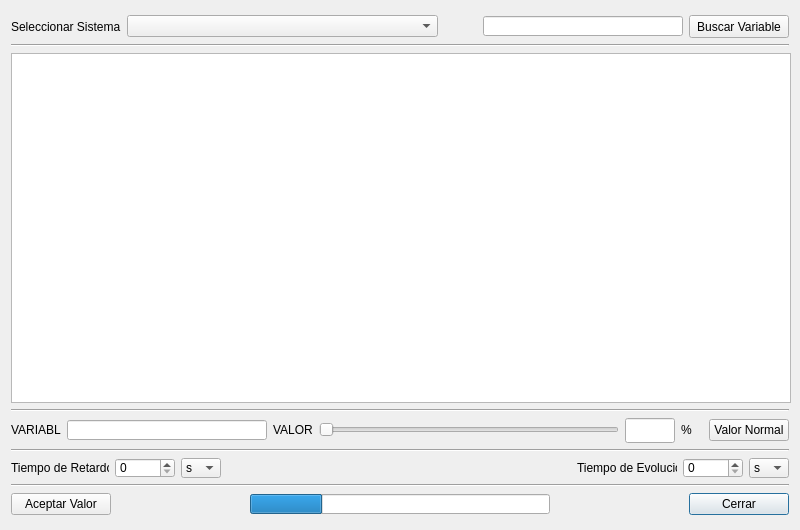
<?xml version="1.0" encoding="UTF-8"?>
<ui version="4.0">
 <class>ParametrosInternos</class>
 <widget class="QDialog" name="ParametrosInternos">
  <property name="geometry">
   <rect>
    <x>0</x>
    <y>0</y>
    <width>800</width>
    <height>530</height>
   </rect>
  </property>
  <property name="sizePolicy">
   <sizepolicy hsizetype="Preferred" vsizetype="Preferred">
    <horstretch>0</horstretch>
    <verstretch>0</verstretch>
   </sizepolicy>
  </property>
  <property name="minimumSize">
   <size>
    <width>800</width>
    <height>530</height>
   </size>
  </property>
  <property name="maximumSize">
   <size>
    <width>800</width>
    <height>530</height>
   </size>
  </property>
  <property name="windowTitle">
   <string>Dialog</string>
  </property>
  <layout class="QGridLayout" name="gridLayout_2">
   <item row="0" column="0">
    <layout class="QGridLayout" name="gridLayout_3">
     <item row="0" column="0">
      <layout class="QHBoxLayout" name="horizontalLayout_5">
       <item>
        <widget class="QLabel" name="label_3">
         <property name="text">
          <string>Seleccionar Sistema</string>
         </property>
        </widget>
       </item>
       <item>
        <widget class="QComboBox" name="SeleccSist">
         <property name="minimumSize">
          <size>
           <width>311</width>
           <height>20</height>
          </size>
         </property>
         <property name="currentIndex">
          <number>-1</number>
         </property>
         <property name="maxVisibleItems">
          <number>15</number>
         </property>
        </widget>
       </item>
       <item>
        <spacer name="horizontalSpacer">
         <property name="orientation">
          <enum>Qt::Horizontal</enum>
         </property>
         <property name="sizeHint" stdset="0">
          <size>
           <width>20</width>
           <height>20</height>
          </size>
         </property>
        </spacer>
       </item>
       <item>
        <widget class="QLineEdit" name="le_search">
         <property name="minimumSize">
          <size>
           <width>200</width>
           <height>20</height>
          </size>
         </property>
         <property name="maximumSize">
          <size>
           <width>200</width>
           <height>20</height>
          </size>
         </property>
        </widget>
       </item>
       <item>
        <widget class="QPushButton" name="btn_search">
         <property name="minimumSize">
          <size>
           <width>100</width>
           <height>23</height>
          </size>
         </property>
         <property name="maximumSize">
          <size>
           <width>100</width>
           <height>23</height>
          </size>
         </property>
         <property name="text">
          <string>Buscar Variable</string>
         </property>
        </widget>
       </item>
      </layout>
     </item>
     <item row="1" column="0">
      <widget class="Line" name="line_6">
       <property name="orientation">
        <enum>Qt::Horizontal</enum>
       </property>
      </widget>
     </item>
     <item row="2" column="0">
      <widget class="QTableWidget" name="table">
       <property name="minimumSize">
        <size>
         <width>780</width>
         <height>350</height>
        </size>
       </property>
       <property name="maximumSize">
        <size>
         <width>780</width>
         <height>350</height>
        </size>
       </property>
      </widget>
     </item>
     <item row="3" column="0">
      <widget class="Line" name="line_5">
       <property name="orientation">
        <enum>Qt::Horizontal</enum>
       </property>
      </widget>
     </item>
     <item row="4" column="0">
      <layout class="QHBoxLayout" name="horizontalLayout_3">
       <item>
        <widget class="QLabel" name="label_9">
         <property name="minimumSize">
          <size>
           <width>50</width>
           <height>16</height>
          </size>
         </property>
         <property name="maximumSize">
          <size>
           <width>50</width>
           <height>16</height>
          </size>
         </property>
         <property name="text">
          <string>VARIABLE:</string>
         </property>
        </widget>
       </item>
       <item>
        <widget class="QLineEdit" name="le_var">
         <property name="minimumSize">
          <size>
           <width>200</width>
           <height>20</height>
          </size>
         </property>
         <property name="maximumSize">
          <size>
           <width>200</width>
           <height>20</height>
          </size>
         </property>
         <property name="text">
          <string/>
         </property>
         <property name="readOnly">
          <bool>true</bool>
         </property>
        </widget>
       </item>
       <item>
        <widget class="QLabel" name="label_10">
         <property name="minimumSize">
          <size>
           <width>40</width>
           <height>16</height>
          </size>
         </property>
         <property name="maximumSize">
          <size>
           <width>40</width>
           <height>16</height>
          </size>
         </property>
         <property name="text">
          <string>VALOR:</string>
         </property>
        </widget>
       </item>
       <item>
        <widget class="QSlider" name="slider">
         <property name="minimumSize">
          <size>
           <width>300</width>
           <height>20</height>
          </size>
         </property>
         <property name="maximumSize">
          <size>
           <width>300</width>
           <height>20</height>
          </size>
         </property>
         <property name="styleSheet">
          <string notr="true">gridline-color: qradialgradient(spread:repeat, cx:0.5, cy:0.5, radius:0.077, fx:0.5, fy:0.5, stop:0 rgba(0, 169, 255, 147), stop:0.497326 rgba(0, 0, 0, 147), stop:1 rgba(0, 169, 255, 147));</string>
         </property>
         <property name="maximum">
          <number>100</number>
         </property>
         <property name="orientation">
          <enum>Qt::Horizontal</enum>
         </property>
        </widget>
       </item>
       <item>
        <widget class="QLineEdit" name="le_val">
         <property name="minimumSize">
          <size>
           <width>50</width>
           <height>25</height>
          </size>
         </property>
         <property name="maximumSize">
          <size>
           <width>50</width>
           <height>25</height>
          </size>
         </property>
         <property name="text">
          <string/>
         </property>
         <property name="readOnly">
          <bool>true</bool>
         </property>
        </widget>
       </item>
       <item>
        <widget class="QLabel" name="percent">
         <property name="minimumSize">
          <size>
           <width>16</width>
           <height>16</height>
          </size>
         </property>
         <property name="maximumSize">
          <size>
           <width>16</width>
           <height>16</height>
          </size>
         </property>
         <property name="text">
          <string>%</string>
         </property>
        </widget>
       </item>
       <item>
        <spacer name="horizontalSpacer_10">
         <property name="orientation">
          <enum>Qt::Horizontal</enum>
         </property>
         <property name="sizeType">
          <enum>QSizePolicy::Expanding</enum>
         </property>
         <property name="sizeHint" stdset="0">
          <size>
           <width>28</width>
           <height>20</height>
          </size>
         </property>
        </spacer>
       </item>
       <item>
        <widget class="QPushButton" name="btn_Reset">
         <property name="text">
          <string>Valor Normal</string>
         </property>
        </widget>
       </item>
      </layout>
     </item>
     <item row="5" column="0">
      <widget class="Line" name="line_3">
       <property name="orientation">
        <enum>Qt::Horizontal</enum>
       </property>
      </widget>
     </item>
     <item row="6" column="0">
      <layout class="QHBoxLayout" name="horizontalLayout">
       <item>
        <layout class="QGridLayout" name="gridLayout">
         <item row="0" column="0">
          <widget class="QLabel" name="label_15">
           <property name="minimumSize">
            <size>
             <width>98</width>
             <height>20</height>
            </size>
           </property>
           <property name="maximumSize">
            <size>
             <width>98</width>
             <height>20</height>
            </size>
           </property>
           <property name="text">
            <string>Tiempo de Retardo:</string>
           </property>
          </widget>
         </item>
         <item row="0" column="1">
          <widget class="QSpinBox" name="t_esp">
           <property name="minimumSize">
            <size>
             <width>60</width>
             <height>20</height>
            </size>
           </property>
           <property name="maximumSize">
            <size>
             <width>60</width>
             <height>20</height>
            </size>
           </property>
           <property name="minimum">
            <number>0</number>
           </property>
           <property name="maximum">
            <number>99999999</number>
           </property>
           <property name="value">
            <number>0</number>
           </property>
          </widget>
         </item>
         <item row="0" column="2">
          <widget class="QComboBox" name="cb_sm_ret">
           <property name="minimumSize">
            <size>
             <width>40</width>
             <height>20</height>
            </size>
           </property>
           <property name="maximumSize">
            <size>
             <width>40</width>
             <height>20</height>
            </size>
           </property>
           <property name="currentIndex">
            <number>0</number>
           </property>
           <item>
            <property name="text">
             <string>s</string>
            </property>
           </item>
           <item>
            <property name="text">
             <string>min</string>
            </property>
           </item>
          </widget>
         </item>
        </layout>
       </item>
       <item>
        <spacer name="horizontalSpacer_4">
         <property name="orientation">
          <enum>Qt::Horizontal</enum>
         </property>
         <property name="sizeType">
          <enum>QSizePolicy::Expanding</enum>
         </property>
         <property name="sizeHint" stdset="0">
          <size>
           <width>28</width>
           <height>20</height>
          </size>
         </property>
        </spacer>
       </item>
       <item>
        <widget class="QLabel" name="lb_Ttrans">
         <property name="minimumSize">
          <size>
           <width>100</width>
           <height>20</height>
          </size>
         </property>
         <property name="maximumSize">
          <size>
           <width>100</width>
           <height>20</height>
          </size>
         </property>
         <property name="text">
          <string>Tiempo de Evolución:</string>
         </property>
        </widget>
       </item>
       <item>
        <layout class="QGridLayout" name="gridLayout_4">
         <item row="0" column="1">
          <widget class="QSpinBox" name="t_trans">
           <property name="minimumSize">
            <size>
             <width>60</width>
             <height>20</height>
            </size>
           </property>
           <property name="maximumSize">
            <size>
             <width>60</width>
             <height>20</height>
            </size>
           </property>
           <property name="maximum">
            <number>99999999</number>
           </property>
          </widget>
         </item>
         <item row="0" column="2">
          <widget class="QComboBox" name="cb_sm_tra">
           <property name="minimumSize">
            <size>
             <width>40</width>
             <height>20</height>
            </size>
           </property>
           <property name="maximumSize">
            <size>
             <width>40</width>
             <height>20</height>
            </size>
           </property>
           <property name="currentIndex">
            <number>0</number>
           </property>
           <item>
            <property name="text">
             <string>s</string>
            </property>
           </item>
           <item>
            <property name="text">
             <string>min</string>
            </property>
           </item>
          </widget>
         </item>
        </layout>
       </item>
      </layout>
     </item>
     <item row="7" column="0">
      <widget class="Line" name="line_4">
       <property name="orientation">
        <enum>Qt::Horizontal</enum>
       </property>
      </widget>
     </item>
     <item row="8" column="0">
      <layout class="QHBoxLayout" name="horizontalLayout_2">
       <property name="sizeConstraint">
        <enum>QLayout::SetMinAndMaxSize</enum>
       </property>
       <item>
        <widget class="QPushButton" name="btn_Guardar">
         <property name="minimumSize">
          <size>
           <width>100</width>
           <height>22</height>
          </size>
         </property>
         <property name="maximumSize">
          <size>
           <width>100</width>
           <height>22</height>
          </size>
         </property>
         <property name="text">
          <string>Aceptar Valor</string>
         </property>
         <property name="autoDefault">
          <bool>false</bool>
         </property>
         <property name="default">
          <bool>false</bool>
         </property>
        </widget>
       </item>
       <item>
        <spacer name="horizontalSpacer_2">
         <property name="orientation">
          <enum>Qt::Horizontal</enum>
         </property>
         <property name="sizeHint" stdset="0">
          <size>
           <width>40</width>
           <height>20</height>
          </size>
         </property>
        </spacer>
       </item>
       <item>
        <widget class="QProgressBar" name="pgrBar">
         <property name="enabled">
          <bool>true</bool>
         </property>
         <property name="minimumSize">
          <size>
           <width>300</width>
           <height>20</height>
          </size>
         </property>
         <property name="maximumSize">
          <size>
           <width>300</width>
           <height>20</height>
          </size>
         </property>
         <property name="font">
          <font>
           <weight>50</weight>
           <italic>false</italic>
           <bold>false</bold>
           <underline>false</underline>
           <strikeout>false</strikeout>
          </font>
         </property>
         <property name="layoutDirection">
          <enum>Qt::LeftToRight</enum>
         </property>
         <property name="autoFillBackground">
          <bool>false</bool>
         </property>
         <property name="value">
          <number>24</number>
         </property>
         <property name="textVisible">
          <bool>false</bool>
         </property>
         <property name="orientation">
          <enum>Qt::Horizontal</enum>
         </property>
         <property name="invertedAppearance">
          <bool>false</bool>
         </property>
         <property name="textDirection">
          <enum>QProgressBar::BottomToTop</enum>
         </property>
        </widget>
       </item>
       <item>
        <spacer name="horizontalSpacer_3">
         <property name="orientation">
          <enum>Qt::Horizontal</enum>
         </property>
         <property name="sizeHint" stdset="0">
          <size>
           <width>40</width>
           <height>20</height>
          </size>
         </property>
        </spacer>
       </item>
       <item>
        <widget class="QPushButton" name="btn_Cerrar">
         <property name="minimumSize">
          <size>
           <width>100</width>
           <height>22</height>
          </size>
         </property>
         <property name="maximumSize">
          <size>
           <width>100</width>
           <height>22</height>
          </size>
         </property>
         <property name="text">
          <string>Cerrar</string>
         </property>
         <property name="default">
          <bool>true</bool>
         </property>
        </widget>
       </item>
      </layout>
     </item>
    </layout>
   </item>
  </layout>
 </widget>
 <resources/>
 <connections>
  <connection>
   <sender>btn_Cerrar</sender>
   <signal>clicked()</signal>
   <receiver>ParametrosInternos</receiver>
   <slot>close()</slot>
   <hints>
    <hint type="sourcelabel">
     <x>714</x>
     <y>510</y>
    </hint>
    <hint type="destinationlabel">
     <x>795</x>
     <y>510</y>
    </hint>
   </hints>
  </connection>
 </connections>
</ui>
